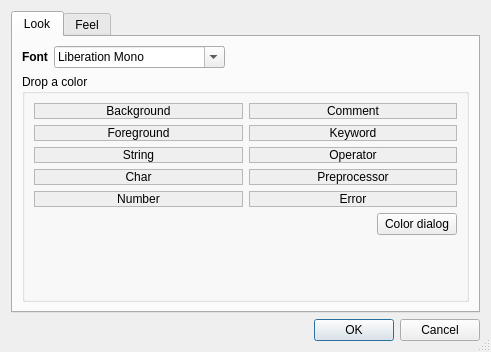
<?xml version="1.0" encoding="UTF-8"?>
<ui version="4.0">
 <class>Settings</class>
 <widget class="QDialog" name="Settings">
  <property name="geometry">
   <rect>
    <x>0</x>
    <y>0</y>
    <width>491</width>
    <height>352</height>
   </rect>
  </property>
  <property name="windowTitle">
   <string>Sqriptor Settings</string>
  </property>
  <property name="sizeGripEnabled">
   <bool>true</bool>
  </property>
  <property name="modal">
   <bool>false</bool>
  </property>
  <layout class="QVBoxLayout" name="verticalLayout">
   <item>
    <widget class="QTabWidget" name="tabWidget">
     <property name="currentIndex">
      <number>0</number>
     </property>
     <widget class="QWidget" name="tab">
      <attribute name="title">
       <string>Look</string>
      </attribute>
      <layout class="QVBoxLayout" name="verticalLayout_2">
       <item>
        <layout class="QHBoxLayout" name="horizontalLayout_2">
         <item>
          <layout class="QFormLayout" name="formLayout">
           <item row="0" column="0">
            <widget class="QLabel" name="label">
             <property name="font">
              <font>
               <weight>75</weight>
               <bold>true</bold>
              </font>
             </property>
             <property name="text">
              <string>Font</string>
             </property>
            </widget>
           </item>
           <item row="0" column="1">
            <widget class="QFontComboBox" name="font">
             <property name="fontFilters">
              <set>QFontComboBox::MonospacedFonts</set>
             </property>
             <property name="currentFont">
              <font>
               <family>Monospace</family>
              </font>
             </property>
            </widget>
           </item>
          </layout>
         </item>
         <item>
          <spacer name="horizontalSpacer_3">
           <property name="orientation">
            <enum>Qt::Horizontal</enum>
           </property>
           <property name="sizeHint" stdset="0">
            <size>
             <width>40</width>
             <height>20</height>
            </size>
           </property>
          </spacer>
         </item>
        </layout>
       </item>
       <item>
        <widget class="QGroupBox" name="groupBox">
         <property name="title">
          <string>Drop a color</string>
         </property>
         <layout class="QGridLayout" name="gridLayout">
          <item row="2" column="0">
           <widget class="QLabel" name="c_string">
            <property name="acceptDrops">
             <bool>true</bool>
            </property>
            <property name="autoFillBackground">
             <bool>true</bool>
            </property>
            <property name="frameShape">
             <enum>QFrame::StyledPanel</enum>
            </property>
            <property name="text">
             <string>String</string>
            </property>
            <property name="alignment">
             <set>Qt::AlignCenter</set>
            </property>
           </widget>
          </item>
          <item row="2" column="1">
           <widget class="QLabel" name="c_operator">
            <property name="acceptDrops">
             <bool>true</bool>
            </property>
            <property name="autoFillBackground">
             <bool>true</bool>
            </property>
            <property name="frameShape">
             <enum>QFrame::StyledPanel</enum>
            </property>
            <property name="text">
             <string>Operator</string>
            </property>
            <property name="alignment">
             <set>Qt::AlignCenter</set>
            </property>
            <property name="margin">
             <number>4</number>
            </property>
           </widget>
          </item>
          <item row="4" column="1">
           <widget class="QLabel" name="c_error">
            <property name="acceptDrops">
             <bool>true</bool>
            </property>
            <property name="autoFillBackground">
             <bool>true</bool>
            </property>
            <property name="frameShape">
             <enum>QFrame::StyledPanel</enum>
            </property>
            <property name="text">
             <string>Error</string>
            </property>
            <property name="alignment">
             <set>Qt::AlignCenter</set>
            </property>
            <property name="margin">
             <number>4</number>
            </property>
           </widget>
          </item>
          <item row="1" column="0">
           <widget class="QLabel" name="c_foreground">
            <property name="acceptDrops">
             <bool>true</bool>
            </property>
            <property name="autoFillBackground">
             <bool>true</bool>
            </property>
            <property name="frameShape">
             <enum>QFrame::StyledPanel</enum>
            </property>
            <property name="text">
             <string>Foreground</string>
            </property>
            <property name="alignment">
             <set>Qt::AlignCenter</set>
            </property>
            <property name="margin">
             <number>4</number>
            </property>
           </widget>
          </item>
          <item row="3" column="0">
           <widget class="QLabel" name="c_char">
            <property name="acceptDrops">
             <bool>true</bool>
            </property>
            <property name="autoFillBackground">
             <bool>true</bool>
            </property>
            <property name="frameShape">
             <enum>QFrame::StyledPanel</enum>
            </property>
            <property name="text">
             <string>Char</string>
            </property>
            <property name="alignment">
             <set>Qt::AlignCenter</set>
            </property>
            <property name="margin">
             <number>4</number>
            </property>
           </widget>
          </item>
          <item row="4" column="0">
           <widget class="QLabel" name="c_number">
            <property name="acceptDrops">
             <bool>true</bool>
            </property>
            <property name="autoFillBackground">
             <bool>true</bool>
            </property>
            <property name="frameShape">
             <enum>QFrame::StyledPanel</enum>
            </property>
            <property name="text">
             <string>Number</string>
            </property>
            <property name="alignment">
             <set>Qt::AlignCenter</set>
            </property>
            <property name="margin">
             <number>4</number>
            </property>
           </widget>
          </item>
          <item row="0" column="0">
           <widget class="QLabel" name="c_background">
            <property name="acceptDrops">
             <bool>true</bool>
            </property>
            <property name="autoFillBackground">
             <bool>true</bool>
            </property>
            <property name="frameShape">
             <enum>QFrame::StyledPanel</enum>
            </property>
            <property name="text">
             <string>Background</string>
            </property>
            <property name="alignment">
             <set>Qt::AlignCenter</set>
            </property>
            <property name="margin">
             <number>4</number>
            </property>
           </widget>
          </item>
          <item row="1" column="1">
           <widget class="QLabel" name="c_keyword">
            <property name="acceptDrops">
             <bool>true</bool>
            </property>
            <property name="autoFillBackground">
             <bool>true</bool>
            </property>
            <property name="frameShape">
             <enum>QFrame::StyledPanel</enum>
            </property>
            <property name="text">
             <string>Keyword</string>
            </property>
            <property name="alignment">
             <set>Qt::AlignCenter</set>
            </property>
            <property name="margin">
             <number>4</number>
            </property>
           </widget>
          </item>
          <item row="0" column="1">
           <widget class="QLabel" name="c_comment">
            <property name="acceptDrops">
             <bool>true</bool>
            </property>
            <property name="autoFillBackground">
             <bool>true</bool>
            </property>
            <property name="frameShape">
             <enum>QFrame::StyledPanel</enum>
            </property>
            <property name="text">
             <string>Comment</string>
            </property>
            <property name="alignment">
             <set>Qt::AlignCenter</set>
            </property>
            <property name="margin">
             <number>4</number>
            </property>
           </widget>
          </item>
          <item row="3" column="1">
           <widget class="QLabel" name="c_preproc">
            <property name="acceptDrops">
             <bool>true</bool>
            </property>
            <property name="autoFillBackground">
             <bool>true</bool>
            </property>
            <property name="frameShape">
             <enum>QFrame::StyledPanel</enum>
            </property>
            <property name="text">
             <string>Preprocessor</string>
            </property>
            <property name="alignment">
             <set>Qt::AlignCenter</set>
            </property>
            <property name="margin">
             <number>4</number>
            </property>
           </widget>
          </item>
          <item row="5" column="0" colspan="2">
           <layout class="QHBoxLayout" name="horizontalLayout">
            <item>
             <spacer name="horizontalSpacer">
              <property name="orientation">
               <enum>Qt::Horizontal</enum>
              </property>
              <property name="sizeHint" stdset="0">
               <size>
                <width>40</width>
                <height>20</height>
               </size>
              </property>
             </spacer>
            </item>
            <item>
             <widget class="QPushButton" name="colorbutton">
              <property name="text">
               <string>Color dialog</string>
              </property>
             </widget>
            </item>
           </layout>
          </item>
          <item row="6" column="0" colspan="2">
           <spacer name="verticalSpacer_2">
            <property name="orientation">
             <enum>Qt::Vertical</enum>
            </property>
            <property name="sizeHint" stdset="0">
             <size>
              <width>20</width>
              <height>40</height>
             </size>
            </property>
           </spacer>
          </item>
         </layout>
        </widget>
       </item>
      </layout>
     </widget>
     <widget class="QWidget" name="tab_2">
      <attribute name="title">
       <string>Feel</string>
      </attribute>
      <layout class="QVBoxLayout" name="verticalLayout_3">
       <item>
        <widget class="QGroupBox" name="groupBox_2">
         <property name="title">
          <string>Tabulator</string>
         </property>
         <layout class="QGridLayout" name="gridLayout_2">
          <item row="0" column="0">
           <widget class="QCheckBox" name="tabIsTab">
            <property name="toolTip">
             <string>Indent with ASCII 0x09 - the tab - instead of blanks</string>
            </property>
            <property name="text">
             <string>0x09 \t</string>
            </property>
           </widget>
          </item>
          <item row="1" column="1">
           <widget class="QSpinBox" name="tabWidth">
            <property name="suffix">
             <string> chars</string>
            </property>
            <property name="value">
             <number>4</number>
            </property>
           </widget>
          </item>
          <item row="1" column="0">
           <widget class="QLabel" name="label_2">
            <property name="text">
             <string>Width:</string>
            </property>
            <property name="alignment">
             <set>Qt::AlignRight|Qt::AlignTrailing|Qt::AlignVCenter</set>
            </property>
           </widget>
          </item>
          <item row="1" column="2">
           <spacer name="horizontalSpacer_2">
            <property name="orientation">
             <enum>Qt::Horizontal</enum>
            </property>
            <property name="sizeHint" stdset="0">
             <size>
              <width>40</width>
              <height>20</height>
             </size>
            </property>
           </spacer>
          </item>
         </layout>
        </widget>
       </item>
       <item>
        <spacer name="verticalSpacer">
         <property name="orientation">
          <enum>Qt::Vertical</enum>
         </property>
         <property name="sizeHint" stdset="0">
          <size>
           <width>20</width>
           <height>40</height>
          </size>
         </property>
        </spacer>
       </item>
      </layout>
     </widget>
    </widget>
   </item>
   <item>
    <widget class="QDialogButtonBox" name="buttonBox">
     <property name="orientation">
      <enum>Qt::Horizontal</enum>
     </property>
     <property name="standardButtons">
      <set>QDialogButtonBox::Cancel|QDialogButtonBox::Ok</set>
     </property>
    </widget>
   </item>
  </layout>
 </widget>
 <resources/>
 <connections>
  <connection>
   <sender>buttonBox</sender>
   <signal>accepted()</signal>
   <receiver>Settings</receiver>
   <slot>accept()</slot>
   <hints>
    <hint type="sourcelabel">
     <x>248</x>
     <y>254</y>
    </hint>
    <hint type="destinationlabel">
     <x>157</x>
     <y>274</y>
    </hint>
   </hints>
  </connection>
  <connection>
   <sender>buttonBox</sender>
   <signal>rejected()</signal>
   <receiver>Settings</receiver>
   <slot>reject()</slot>
   <hints>
    <hint type="sourcelabel">
     <x>316</x>
     <y>260</y>
    </hint>
    <hint type="destinationlabel">
     <x>286</x>
     <y>274</y>
    </hint>
   </hints>
  </connection>
 </connections>
</ui>
